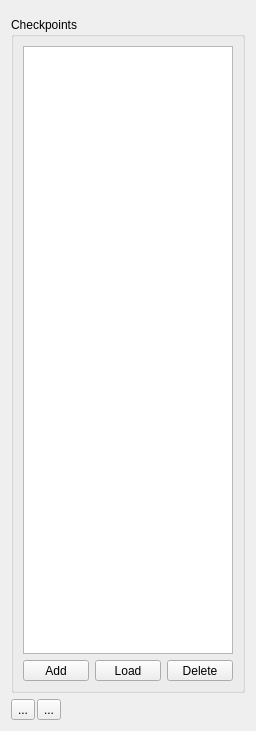
<?xml version="1.0" encoding="UTF-8"?>
<ui version="4.0">
 <class>containingWidget</class>
 <widget class="QWidget" name="containingWidget">
  <property name="geometry">
   <rect>
    <x>0</x>
    <y>0</y>
    <width>256</width>
    <height>731</height>
   </rect>
  </property>
  <property name="sizePolicy">
   <sizepolicy hsizetype="Preferred" vsizetype="Preferred">
    <horstretch>1</horstretch>
    <verstretch>0</verstretch>
   </sizepolicy>
  </property>
  <property name="minimumSize">
   <size>
    <width>256</width>
    <height>0</height>
   </size>
  </property>
  <property name="baseSize">
   <size>
    <width>0</width>
    <height>0</height>
   </size>
  </property>
  <property name="windowTitle">
   <string>Form</string>
  </property>
  <layout class="QVBoxLayout" name="verticalLayout_9">
   <item>
    <layout class="QVBoxLayout" name="verticalLayout">
     <item>
      <widget class="UnetStateControl" name="unetStateControl"/>
     </item>
    </layout>
   </item>
   <item>
    <widget class="QGroupBox" name="checkpoints">
     <property name="title">
      <string>Checkpoints</string>
     </property>
     <layout class="QVBoxLayout" name="verticalLayout_5">
      <item>
       <layout class="QVBoxLayout" name="verticalLayout_4">
        <item>
         <widget class="QListView" name="checkpointList"/>
        </item>
        <item>
         <layout class="QHBoxLayout" name="horizontalLayout_3">
          <item>
           <widget class="QToolButton" name="addCheckpoint">
            <property name="sizePolicy">
             <sizepolicy hsizetype="Expanding" vsizetype="Fixed">
              <horstretch>0</horstretch>
              <verstretch>0</verstretch>
             </sizepolicy>
            </property>
            <property name="text">
             <string>Add</string>
            </property>
           </widget>
          </item>
          <item>
           <widget class="QToolButton" name="loadCheckpoint">
            <property name="sizePolicy">
             <sizepolicy hsizetype="Expanding" vsizetype="Fixed">
              <horstretch>0</horstretch>
              <verstretch>0</verstretch>
             </sizepolicy>
            </property>
            <property name="text">
             <string>Load</string>
            </property>
           </widget>
          </item>
          <item>
           <widget class="QToolButton" name="removeCheckpoint">
            <property name="sizePolicy">
             <sizepolicy hsizetype="Expanding" vsizetype="Fixed">
              <horstretch>0</horstretch>
              <verstretch>0</verstretch>
             </sizepolicy>
            </property>
            <property name="text">
             <string>Delete</string>
            </property>
           </widget>
          </item>
         </layout>
        </item>
       </layout>
      </item>
     </layout>
    </widget>
   </item>
   <item>
    <layout class="QHBoxLayout" name="horizontalLayout">
     <property name="spacing">
      <number>2</number>
     </property>
     <property name="sizeConstraint">
      <enum>QLayout::SetDefaultConstraint</enum>
     </property>
     <item>
      <widget class="QToolButton" name="arrowToolButton">
       <property name="text">
        <string>...</string>
       </property>
      </widget>
     </item>
     <item>
      <widget class="QToolButton" name="thresToolButton">
       <property name="text">
        <string>...</string>
       </property>
      </widget>
     </item>
     <item>
      <spacer name="horizontalSpacer_3">
       <property name="orientation">
        <enum>Qt::Horizontal</enum>
       </property>
       <property name="sizeHint" stdset="0">
        <size>
         <width>20</width>
         <height>20</height>
        </size>
       </property>
      </spacer>
     </item>
    </layout>
   </item>
  </layout>
 </widget>
 <customwidgets>
  <customwidget>
   <class>UnetStateControl</class>
   <extends>QWidget</extends>
   <header>ilastik.applets.neuralNetwork.unetStateControl</header>
  </customwidget>
 </customwidgets>
 <resources/>
 <connections/>
</ui>
